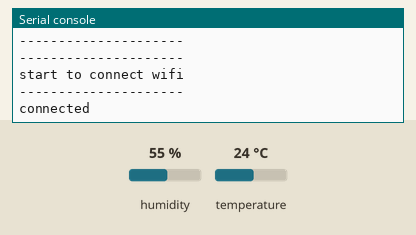
Bench run of a program on a simulated ESP32 board running MicroPython. Shown: the last lines printed to the serial console. The test bench sets the inputs (shaded band); at power-on: humidity 55 %, temperature 24 °C. WiFi joins after 1.5 s; requests to the public web service named in the program get a made-up reply in its usual format after 0.4 s (London, UTC, broken clouds, 64 % humidity, 1013 hPa unless stated); the clock reads 2024-03-15 10:24:30 at power-on unless the program sets it.

Above: at 2.7 s.
2.8 s: humidity set to 22 %
At 17.8 s:
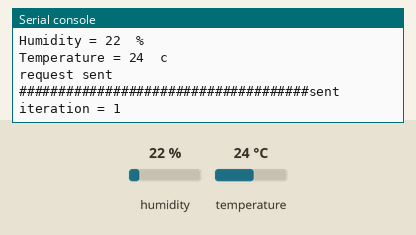
25.3 s: temperature set to 12 °C
At 32.21 s:
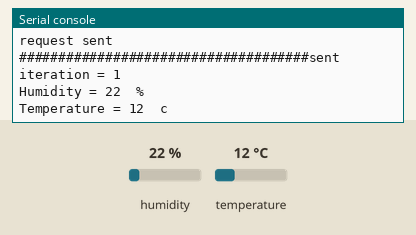

The program:

MQTT_new.py
```python
from umqtt.simple import MQTTClient
import machine,dht,utime,time,network
from time import sleep
from machine import SoftI2C,Pin
from esp8266_i2c_lcd import I2cLcd
import dht
import network
import urequests
dht_sensor = dht.DHT11(Pin(26))
i2c = SoftI2C(scl=Pin(22),sda=Pin(21),freq=400000)
#lcd = I2cLcd(i2c,0x27,2,16)

mq_user='Ben'
mq_pass='0932776126'  #thingspeak mqtt key
wifi= network.WLAN(network.STA_IF)
wifi.active(True)
write_URL = 'https://api.thingspeak.com/update?api_key=FHUXOPQBEOIT91FU&field1=0'
print('---------------------')

ssid = 'Ben'
pw = '0932776126'

if wifi.isconnected() == False:
    wifi.connect(ssid,pw)
    print('---------------------')
    print('start to connect wifi')
    print('---------------------')
while wifi.isconnected() == False:
    pass
print('connected')

iteration = 0
tic = time.time()
while(True):
    iteration = iteration + 1
    info_get = False
    time.sleep(15)
    try:
        dht_sensor.measure()
        H = dht_sensor.humidity()
        T = dht_sensor.temperature()
        print('Humidity =', H, ' %')
        print('Temperature =', T, ' c')

        info_get = True
    except:
        print('DHT is fucking not available')

    if(info_get):
        conn = urequests.get(write_URL + '&field1=' + str(H) + '&field2=' + str(T))
        conn.close()
        print('request sent')

    print('#####################################sent iteration = ' + str(iteration))
```

Measured:
- after the input at 2.8 s, the serial console: prints a new line after 13.7 s (image 1)
- after the input at 25.3 s, the serial console: prints a new line after 6.7 s (image 2)
